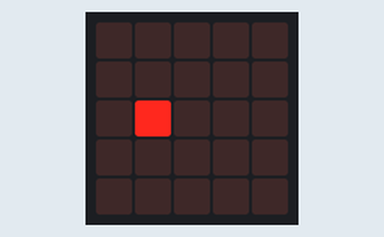
The program below on a simulated BBC micro:bit (MakeCode). On the bench: the board's 5×5 LED display. Random numbers come from a fixed seed.

Above: at 0.1 s.
At 0.77 s:
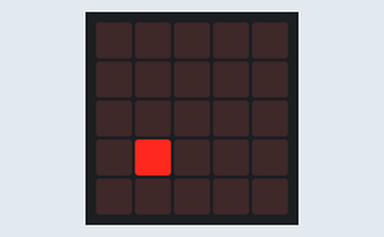
At 1.3 s:
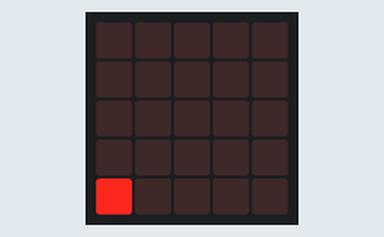

Measured:
- what the display in image 2 shows lasts 0.6 s, from 1.3 s to 1.9 s

The program:

main.ts
```typescript
function CovertToScreen (tall: number) {
    Result = Math.map(tall, -512, 512, 0, 4)
    return Result
}
let Result = 0
let Speed_x = randint(-10, 10)
let Speed_y = randint(-10, 10)
let X = 0
let Y = 0
basic.forever(function () {
    led.plot(CovertToScreen(X), CovertToScreen(Y))
    led.unplot(CovertToScreen(X), CovertToScreen(Y))
    X += Speed_x
    Y += Speed_y
    led.plot(CovertToScreen(X), CovertToScreen(Y))
    if (0 < 0) {

    }
    if (true) {

    }
})
```

test.ts
```typescript
// testene settes inn her; disse vil ikke kompilert så lenge denne pakken blir brukt som en utvidelse.
```
